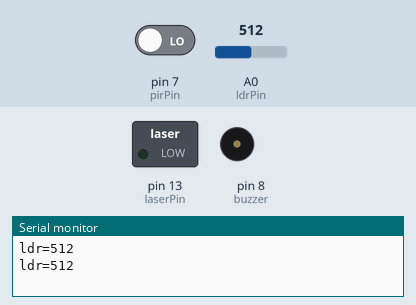
A sketch run on a simulated Arduino Uno, built with avr-gcc and run on an emulated ATmega328P. Parts: switched loads named in the sketch (green lamp = pin HIGH), buzzer (waves = sounding), the last lines printed to the serial monitor. Dashed ring = blinking. Inputs (shaded band) come from the test bench; at power-on: pin 7 (pirPin) LOW, A0 (ldrPin) = 512.

Above: at 1.8 s.
1.9 s: pin 7 (pirPin) driven HIGH
At 3.8 s:
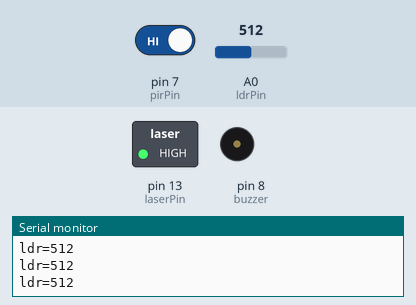
6.0 s: A0 (ldrPin) set to 264
9.2 s: A0 (ldrPin) set to 240
At 13.1 s:
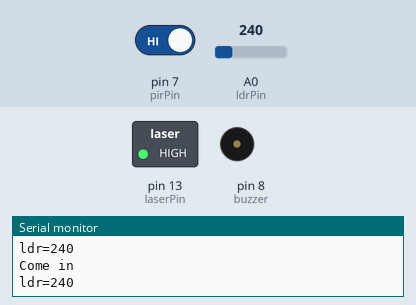
Timing chart, 0 to 19.3 s (numbered marks = the images above; inputs shaded):
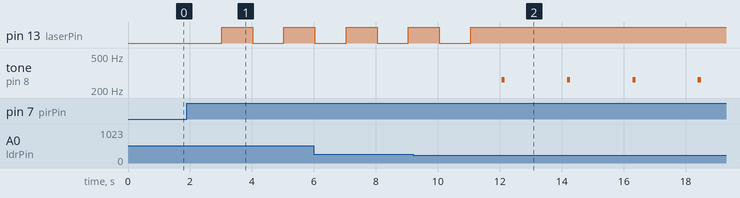

Measured:
- the behaviour switches between 250 and 249 on A0 (ldrPin) (found by bisection; images 1 and 2)
- after the input at 1.9 s, pin 13 (laserPin): LOW → HIGH after 1.1 s, → LOW 1.0 s later, → HIGH 1.0 s later
- after the input at 9.2 s, pin 13 (laserPin): goes on until 11.1 s, then stays HIGH; tone on pin 8 (buzzer): alternates 262 Hz for 0.10 s and silent for 2.0 s, starting after 2.9 s

The sketch:

wiset_.ino
```cpp
const int pirPin = 7;
const int buzzer = 8;
const int laserPin = 13;
const int ldrPin = A0;
int pir = LOW; // PIR 초기상태
int ldrValue = 250; // LDR 임계값, 환경에 따른 조정 가능

float tones[]={262,293,329,349,392,440,493,523};

void setup() {
  Serial.begin(9600);
  pinMode(pirPin,INPUT);
  pinMode(laserPin, OUTPUT);
  pinMode(buzzer, OUTPUT);
}

void loop() { // 실행시 계속 반복
  pir = digitalRead(pirPin); // PIR 상태를 읽어 저장
  int ldr = analogRead(ldrPin); // 조도센서 값을 읽어 저장

  Serial.print("ldr=");
  Serial.println(ldr);
  delay(1000);

  if(pir == HIGH) { // PIR 인체 감지
    digitalWrite(laserPin, HIGH); // 레이저 켜기
    delay(1000); // 1초 대기

    if(ldr < ldrValue) { // 접촉
	    Serial.println("Come in");
    	tone(buzzer, 262, 500);
    	delay(100);
  	  noTone(buzzer); // 재생 중지
    }

    else { // 비접촉
      Serial.println("OK");
      digitalWrite(laserPin, LOW); // 레이저 끄기
    }
  }

  else { // PIR 인체 감지 없음
    digitalWrite(laserPin, LOW); // 레이저 끄기
  }

  delay(10); // 갱신시간
}
```
